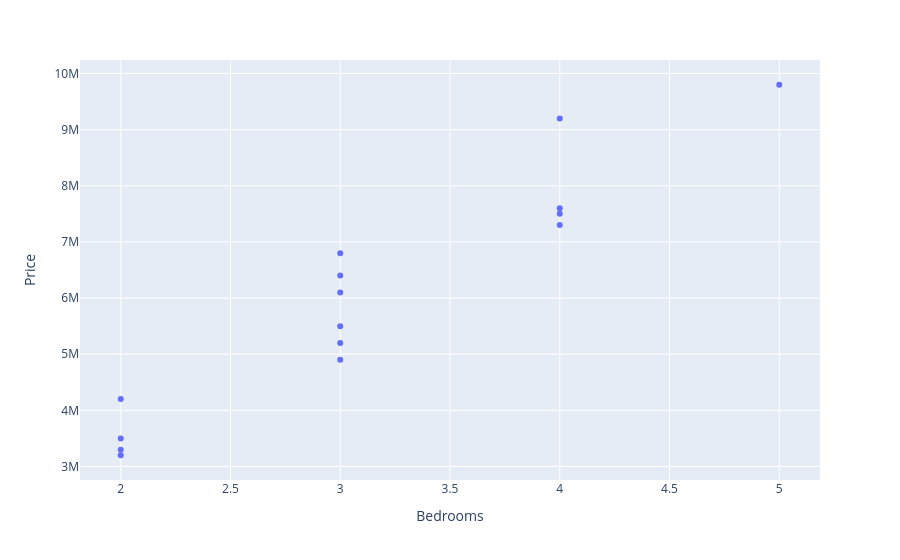

Here is the notebook cell this chart was saved with:
### Code cell
fig1 = px.scatter(df, 'Bedrooms', 'Price')
fig1.show()

### Figure 1 — Plotly figure (JSON) as saved in the notebook; plotly's stock layout.template omitted (floating-point values rounded to 4 significant figures)
{"data": [{"hovertemplate": "Bedrooms=%{x}<br>Price=%{y}<extra></extra>", "legendgroup": "", "marker": {"color": "#636efa", "symbol": "circle"}, "mode": "markers", "name": "", "orientation": "v", "showlegend": false, "type": "scatter", "x": [2, 2, 3, 3, 4, 2, 3, 3, 4, 4, 2, 3, 3, 4, 5], "xaxis": "x", "y": [3200000, 4200000, 5500000, 6800000, 7600000, 3500000, 4900000, 6100000, 7300000, 9200000, 3300000, 5200000, 6400000, 7500000, 9800000], "yaxis": "y"}], "layout": {"legend": {"tracegroupgap": 0}, "margin": {"t": 60}, "xaxis": {"anchor": "y", "domain": [0, 1], "title": {"text": "Bedrooms"}}, "yaxis": {"anchor": "x", "domain": [0, 1], "title": {"text": "Price"}}}}
